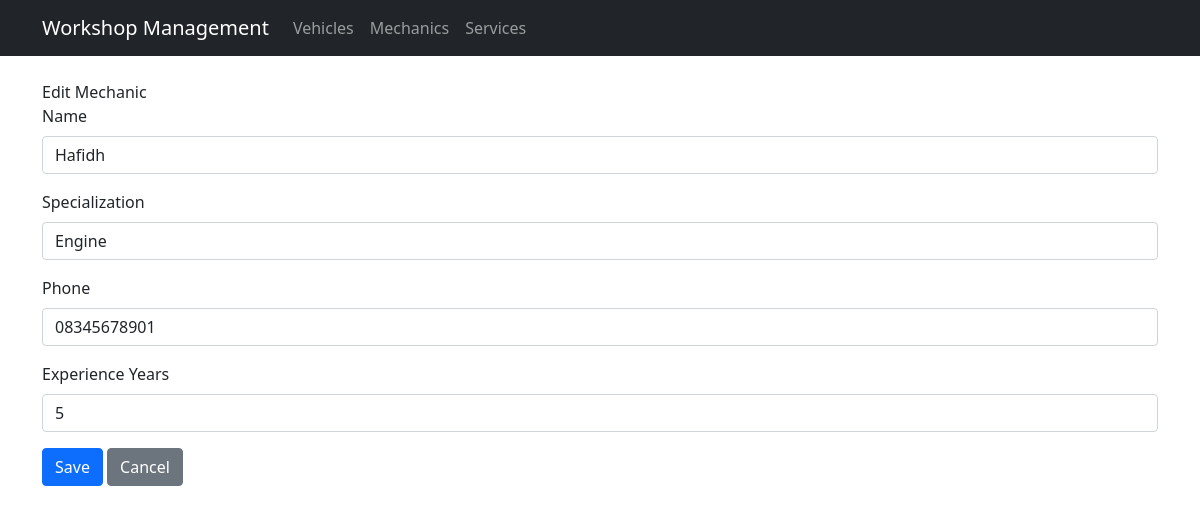
The app's page /index.php?entity=mechanic&action=edit&id=1 with its own data.
### tables this page shows
CREATE TABLE IF NOT EXISTS mechanics (
    id INT PRIMARY KEY AUTO_INCREMENT,
    name VARCHAR(100) NOT NULL,
    specialization VARCHAR(50) NOT NULL,
    phone VARCHAR(20) NOT NULL,
    experience_years INT NOT NULL
);

### model/Mechanic.php (called while the page is built, shortened)
<?php
require_once 'config/Database.php';
class Mechanic {
    private $conn;
    private $table = "mechanics";
    public function __construct() {
        $database = new Database();
        $this->conn = $database->getConnection();
    }
    public function getMechanicById($id) {
        $query = "SELECT * FROM " . $this->table . " WHERE id = :id";
        $stmt = $this->conn->prepare($query);
        $stmt->bindParam(':id', $id);
        $stmt->execute();
        return $stmt->fetch(PDO::FETCH_ASSOC);
    }
}

### config/Database.php (called while the page is built, shortened)
<?php
class Database {
    private $host = "localhost";
    private $username = "root";
    private $password = "";
    private $database = "workshop_db";
    public function getConnection() {
        $this->conn = null;
        try {
            $this->conn = new PDO("mysql:host=" . $this->host . ";dbname=" . $this->database, $this->username, $this->password);
            $this->conn->setAttribute(PDO::ATTR_ERRMODE, PDO::ERRMODE_EXCEPTION);
        } catch(PDOException $e) {
            echo "Connection error: " . $e->getMessage();
        }
        return $this->conn;
    }
}
?>

### viewmodel/MechanicViewModel.php (called while the page is built, shortened)
<?php
require_once 'model/Mechanic.php';
class MechanicViewModel {
    private $model;
    public function __construct() {
        $this->model = new Mechanic();
    }
    public function getMechanicById($id) {
        return $this->model->getMechanicById($id);
    }
}

### views/mechanic_form.php (the view)
<?php require_once 'views/template/header.php'; ?>
<h2><?php echo isset($_GET['id']) ? 'Edit Mechanic' : 'Add New Mechanic'; ?></h2>
<form action="index.php?entity=mechanic&action=<?php echo isset($_GET['id']) ? 'update&id=' . $_GET['id'] : 'save'; ?>" method="POST" class="mb-4">
    <div class="mb-3">
        <label for="name" class="form-label">Name</label>
        <input type="text" class="form-control" id="name" name="name" required
               value="<?php echo isset($mechanic['name']) ? htmlspecialchars($mechanic['name']) : ''; ?>">
    </div>
    <div class="mb-3">
        <label for="specialization" class="form-label">Specialization</label>
        <input type="text" class="form-control" id="specialization" name="specialization" required
               value="<?php echo isset($mechanic['specialization']) ? htmlspecialchars($mechanic['specialization']) : ''; ?>">
    </div>
    <div class="mb-3">
        <label for="phone" class="form-label">Phone</label>
        <input type="text" class="form-control" id="phone" name="phone" required
               value="<?php echo isset($mechanic['phone']) ? htmlspecialchars($mechanic['phone']) : ''; ?>">
    </div>
    <div class="mb-3">
        <label for="experience_years" class="form-label">Experience Years</label>
        <input type="number" class="form-control" id="experience_years" name="experience_years" required
               value="<?php echo isset($mechanic['experience_years']) ? htmlspecialchars($mechanic['experience_years']) : ''; ?>">
    </div>
    <button type="submit" class="btn btn-primary">Save</button>
    <a href="index.php?entity=mechanic" class="btn btn-secondary">Cancel</a>
</form>
<?php require_once 'views/template/footer.php'; ?>

### records on screen
mechanics: name "Hafidh", specialization "Engine", phone "08345678901", experience_years "5"
